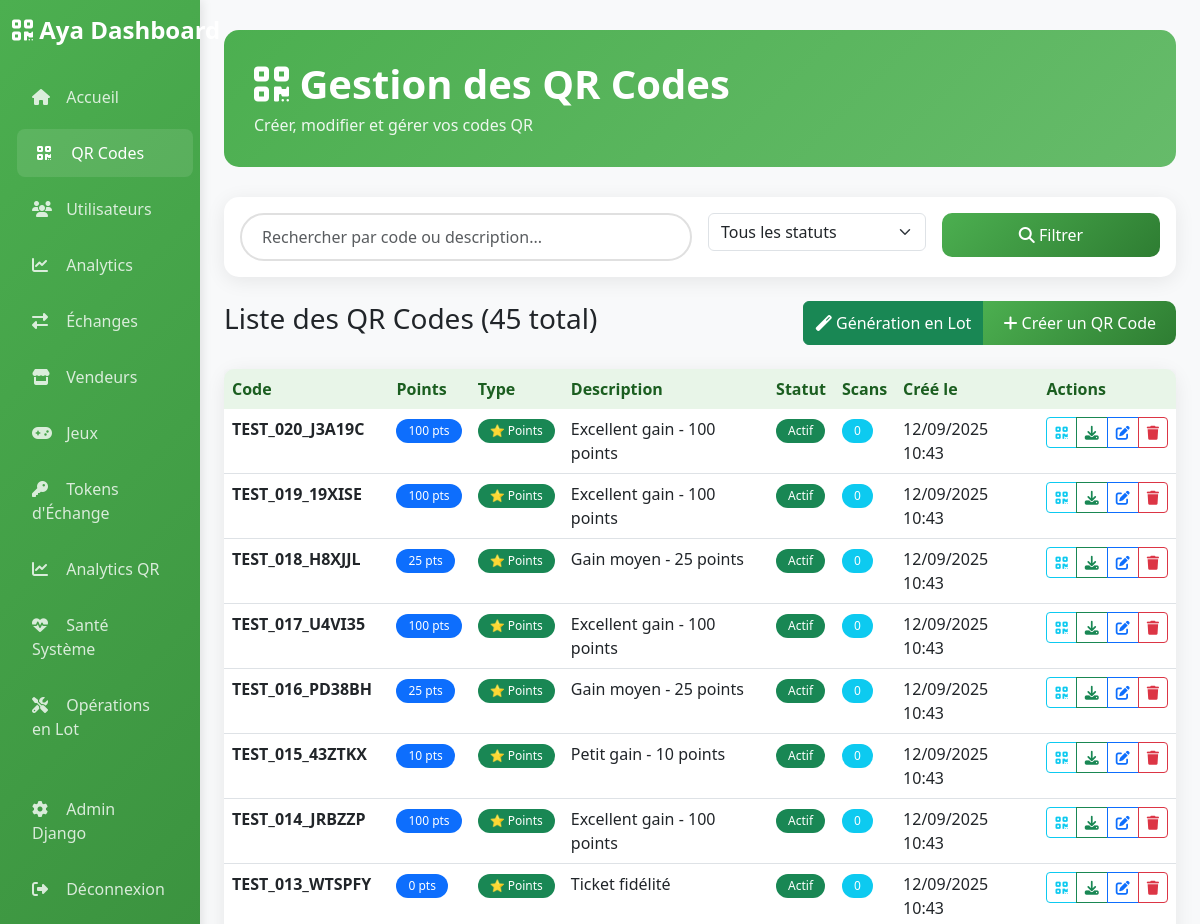
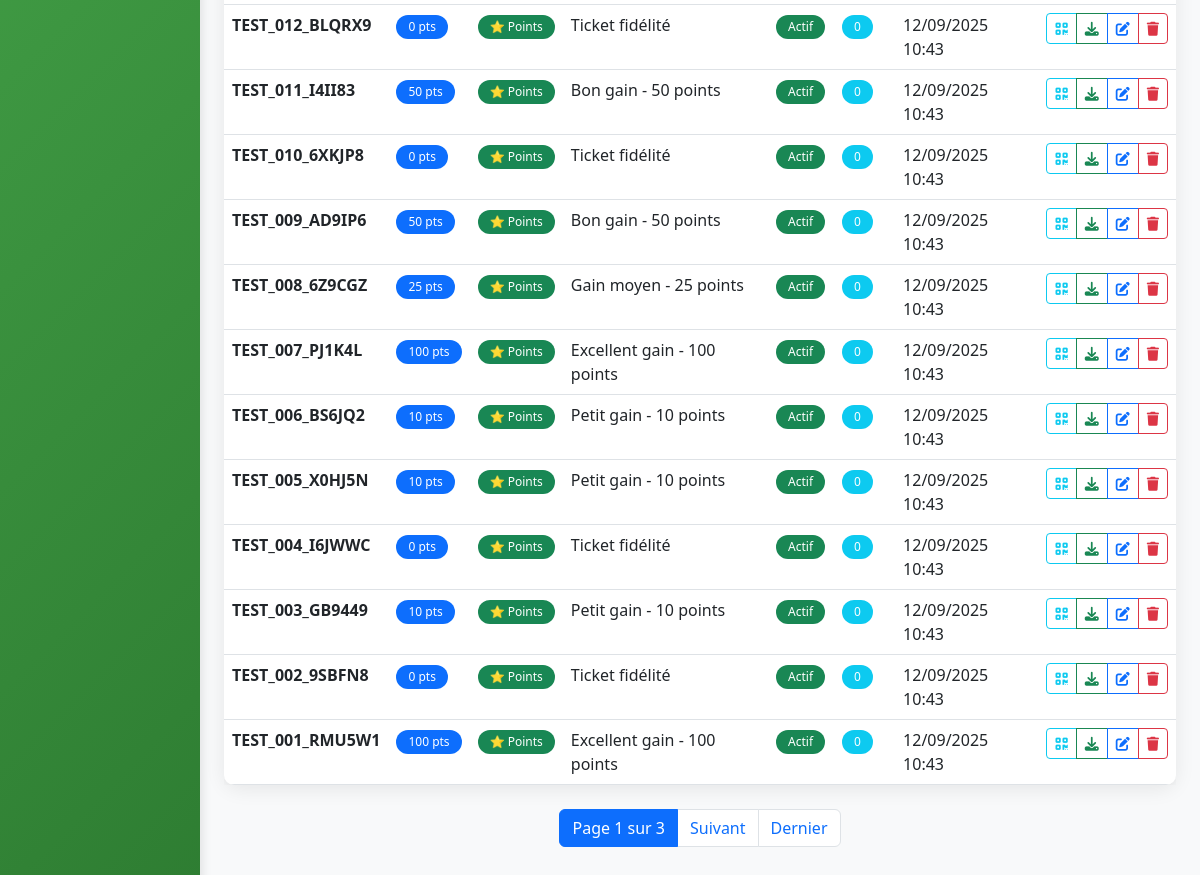
The page /dashboard/qr-codes/ (signed in) on the database as committed earlier (2 pictures, top to bottom).
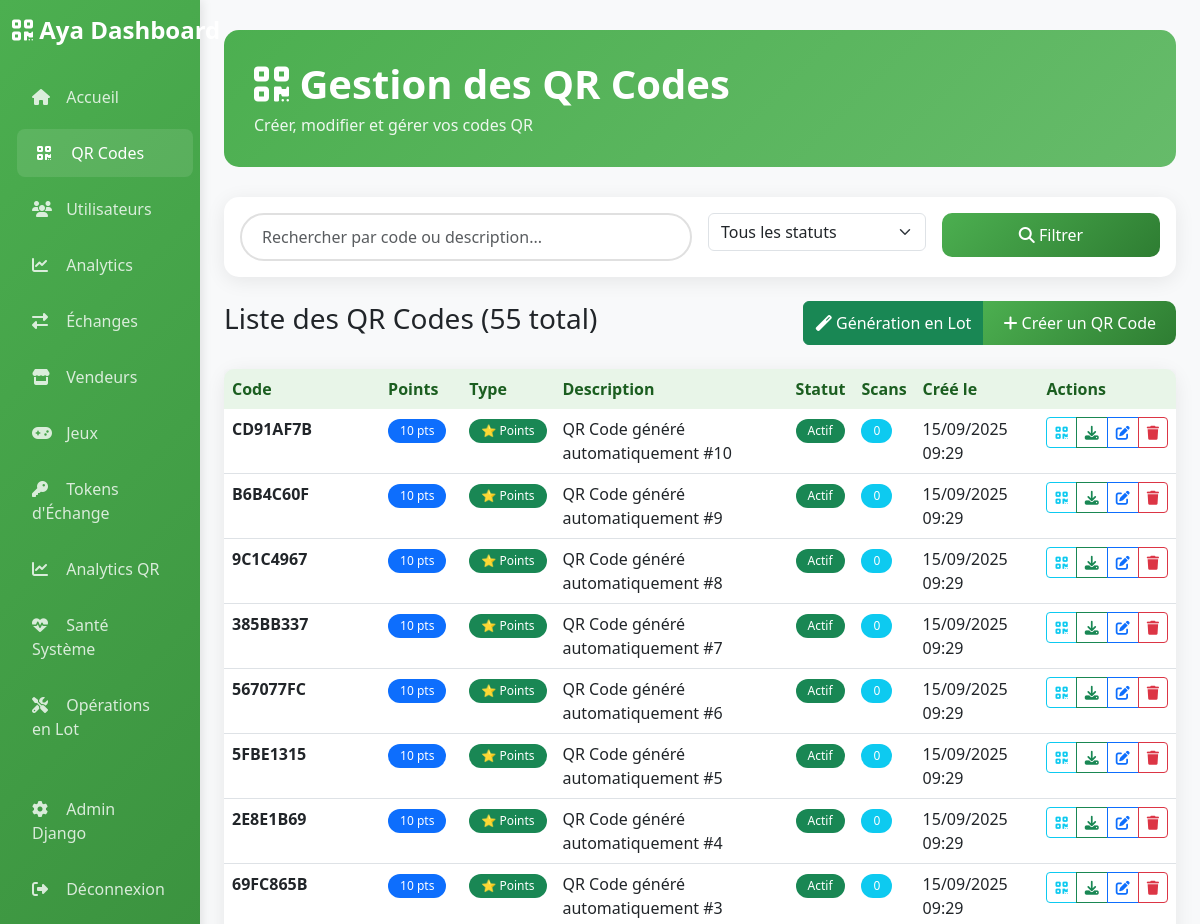
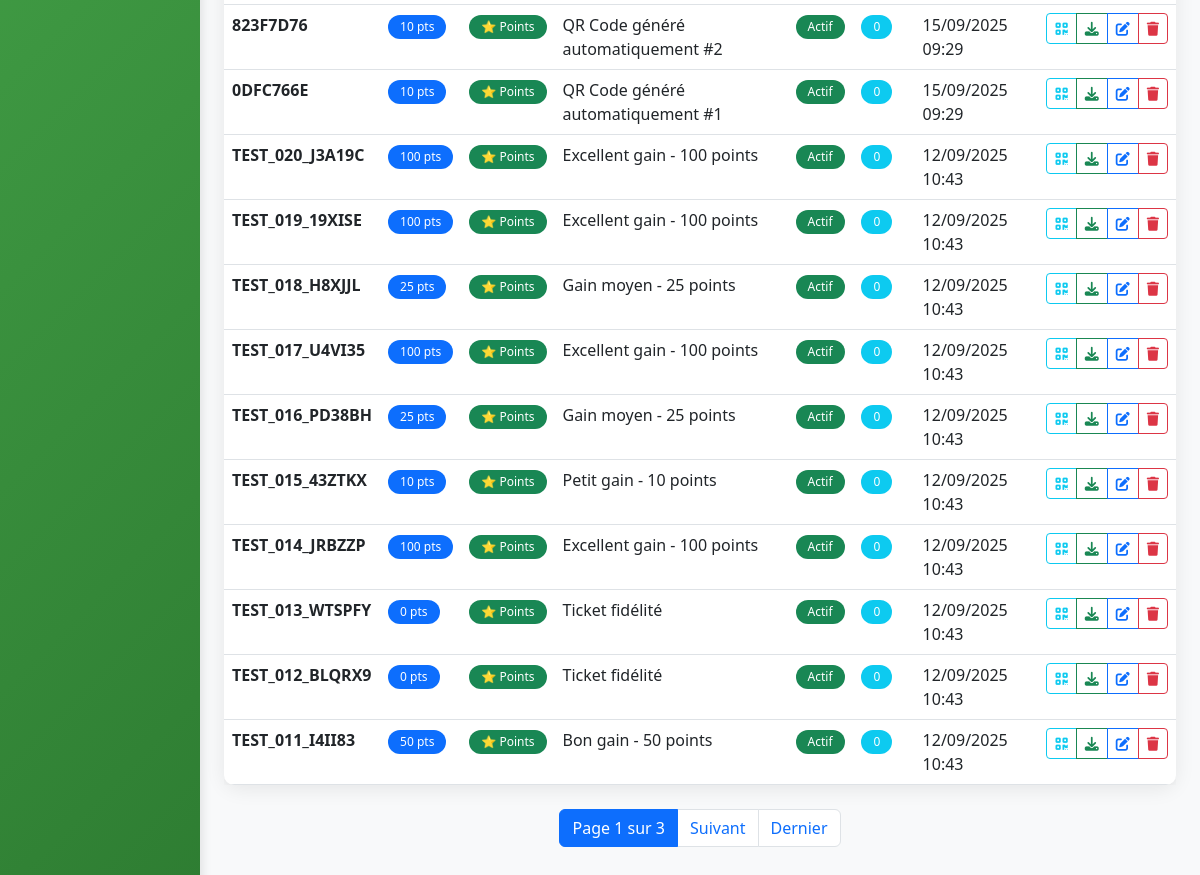
The same page on the database as committed later (2 pictures, top to bottom).
### qr_codes/models.py (models this page shows, shortened)
class QRCode(models.Model):
    PRIZE_TYPES = [
        ('points', 'Points'),
        ('try_again', 'Réessayer'),
        ('loyalty_bonus', 'Bonus Fidélité'),
        ('mystery_box', 'Boîte Mystère'),
    ]
    id = models.UUIDField(primary_key=True, default=uuid.uuid4, editable=False)
    code = models.CharField(max_length=100, unique=True)
    points = models.IntegerField()
    description = models.TextField(max_length=500)
    prize_type = models.CharField(max_length=20, choices=PRIZE_TYPES, default='points')
    is_active = models.BooleanField(default=True)
    expires_at = models.DateTimeField(null=True, blank=True)
    created_at = models.DateTimeField(auto_now_add=True)
    created_by = models.ForeignKey(User, on_delete=models.SET_NULL, null=True, blank=True, related_name='created_qr_codes')
    batch_number = models.CharField(max_length=50, blank=True, help_text="Numéro de lot (ex: 4151000)")
    batch_sequence = models.IntegerField(null=True, blank=True, help_text="Numéro de séquence dans le lot")
    is_printed = models.BooleanField(default=False, help_text="QR code imprimé sur bouteille")
    class Meta:
        db_table = 'qr_codes'
        verbose_name = 'QR Code'
        verbose_name_plural = 'QR Codes'
        ordering = ['-created_at']

### dashboard/views.py (the view)
# urls.py: path('qr-codes/', views.qr_codes_management, name='qr_codes'),
@login_required
@user_passes_test(is_admin)
def qr_codes_management(request):
    search = request.GET.get('search', '')
    status_filter = request.GET.get('status', 'all')
    qr_codes = QRCode.objects.all()
    if search:
        qr_codes = qr_codes.filter(
            Q(code__icontains=search) |
            Q(description__icontains=search)
        )
    if status_filter == 'active':
        qr_codes = qr_codes.filter(is_active=True)
    elif status_filter == 'inactive':
        qr_codes = qr_codes.filter(is_active=False)
    paginator = Paginator(qr_codes, 20)
    page_number = request.GET.get('page')
    page_obj = paginator.get_page(page_number)
    context = {
        'page_obj': page_obj,
        'search': search,
        'status_filter': status_filter,
    }
    return render(request, 'dashboard/qr_codes.html', context)

### dashboard/views.py (called while the page is built)
def is_admin(user):
    return user.is_staff or user.is_superuser

### dashboard/templates/dashboard/qr_codes.html (shortened to what the changed rows need)
{% extends 'dashboard/base.html' %}
{% block content %}
<div class="page-header">
    <h1><i class="fas fa-qrcode"></i> Gestion des QR Codes</h1>
</div>
<div class="d-flex justify-content-between align-items-center mb-4">
    <h3>Liste des QR Codes ({{ page_obj.paginator.count }} total)</h3>
    <div class="btn-group" role="group">
        <button type="button" class="btn btn-success" data-bs-toggle="modal" data-bs-target="#bulkGenerateModal">
        </button>
        <button type="button" class="btn btn-primary" data-bs-toggle="modal" data-bs-target="#createQRModal">
        </button>
    </div>
</div>
<div class="card">
    <div class="card-body p-0">
        <div class="table-responsive">
            <table class="table table-hover mb-0">
                <thead>
                    <tr>
                        <th>Code</th>
                        <th>Points</th>
                        <th>Type</th>
                        <th>Description</th>
                        <th>Statut</th>
                        <th>Scans</th>
                        <th>Créé le</th>
                        <th>Actions</th>
                    </tr>
                </thead>
                <tbody>
                    {% for qr_code in page_obj %}
                    <tr>
                        <td>
                            <strong>{{ qr_code.code }}</strong>
                        </td>
                        <td>
                            <span class="badge bg-primary">{{ qr_code.points }} pts</span>
                        </td>
                        <td>
                            {% if qr_code.prize_type == 'loyalty_ticket' %}
                                <span class="badge bg-warning">🎫 Ticket Fidélité</span>
                            {% elif qr_code.prize_type == 'special_prize' %}
                                <span class="badge bg-info">🎁 Prix Spécial</span>
                            {% else %}
                                <span class="badge bg-success">⭐ Points</span>
                            {% endif %}
                        </td>
                        <td>{{ qr_code.description|truncatechars:50 }}</td>
                        <td>
                            {% if qr_code.is_active %}
                                <span class="badge bg-success">Actif</span>
                            {% else %}
                                <span class="badge bg-danger">Inactif</span>
                            {% endif %}
                        </td>
                        <td>
                            <span class="badge bg-info">{{ qr_code.scanned_by_users.count }}</span>
                        </td>
                        <td>{{ qr_code.created_at|date:"d/m/Y H:i" }}</td>
                        <td>
                            <div class="btn-group" role="group">
                                <button type="button" class="btn btn-sm btn-outline-info"
                                        onclick="showQRCode('{{ qr_code.id }}')" title="Voir le QR Code">
                                    <i class="fas fa-qrcode"></i>
                                </button>
                                <button type="button" class="btn btn-sm btn-outline-success"
                                        onclick="downloadQRCode('{{ qr_code.id }}')" title="Télécharger">
                                    <i class="fas fa-download"></i>
                                </button>
                                <button type="button" class="btn btn-sm btn-outline-primary"
                                        onclick="editQRCode('{{ qr_code.id }}')" title="Modifier">
                                    <i class="fas fa-edit"></i>
                                </button>
                                <button type="button" class="btn btn-sm btn-outline-danger"
                                        onclick="deleteQRCode('{{ qr_code.id }}', '{{ qr_code.code }}')" title="Supprimer">
                                    <i class="fas fa-trash"></i>
                                </button>
                            </div>
                        </td>
                    </tr>
                    {% endfor %}
                </tbody>
            </table>
        </div>
    </div>
</div>
{% endblock %}

Rows that differ between the two databases and show on the page:
no longer on this page (row unchanged): QRCode: code "TEST_010_6XKJP8", points "0", prize_type "⭐ Points", description "Ticket fidélité", is_active "Actif", scanned_by_users.count "0", created_at "12/09/2025 10:43"
no longer on this page (row unchanged): QRCode: code "TEST_009_AD9IP6", points "50", prize_type "⭐ Points", description "Bon gain - 50 points", is_active "Actif", scanned_by_users.count "0", created_at "12/09/2025 10:43"
no longer on this page (row unchanged): QRCode: code "TEST_008_6Z9CGZ", points "25", prize_type "⭐ Points", description "Gain moyen - 25 points", is_active "Actif", scanned_by_users.count "0", created_at "12/09/2025 10:43"
no longer on this page (row unchanged): QRCode: code "TEST_007_PJ1K4L", points "100", prize_type "⭐ Points", description "Excellent gain - 100 points", is_active "Actif", scanned_by_users.count "0", created_at "12/09/2025 10:43"
no longer on this page (row unchanged): QRCode: code "TEST_006_BS6JQ2", points "10", prize_type "⭐ Points", description "Petit gain - 10 points", is_active "Actif", scanned_by_users.count "0", created_at "12/09/2025 10:43"
no longer on this page (row unchanged): QRCode: code "TEST_005_X0HJ5N", points "10", prize_type "⭐ Points", description "Petit gain - 10 points", is_active "Actif", scanned_by_users.count "0", created_at "12/09/2025 10:43"
no longer on this page (row unchanged): QRCode: code "TEST_004_I6JWWC", points "0", prize_type "⭐ Points", description "Ticket fidélité", is_active "Actif", scanned_by_users.count "0", created_at "12/09/2025 10:43"
no longer on this page (row unchanged): QRCode: code "TEST_003_GB9449", points "10", prize_type "⭐ Points", description "Petit gain - 10 points", is_active "Actif", scanned_by_users.count "0", created_at "12/09/2025 10:43"
no longer on this page (row unchanged): QRCode: code "TEST_002_9SBFN8", points "0", prize_type "⭐ Points", description "Ticket fidélité", is_active "Actif", scanned_by_users.count "0", created_at "12/09/2025 10:43"
no longer on this page (row unchanged): QRCode: code "TEST_001_RMU5W1", points "100", prize_type "⭐ Points", description "Excellent gain - 100 points", is_active "Actif", scanned_by_users.count "0", created_at "12/09/2025 10:43"
added QRCode: code "CD91AF7B", points "10", prize_type "⭐ Points", description "QR Code généré automatiquement #10", is_active "Actif", scanned_by_users.count "0", created_at "15/09/2025 09:29"
added QRCode: code "B6B4C60F", points "10", prize_type "⭐ Points", description "QR Code généré automatiquement #9", is_active "Actif", scanned_by_users.count "0", created_at "15/09/2025 09:29"
added QRCode: code "9C1C4967", points "10", prize_type "⭐ Points", description "QR Code généré automatiquement #8", is_active "Actif", scanned_by_users.count "0", created_at "15/09/2025 09:29"
added QRCode: code "385BB337", points "10", prize_type "⭐ Points", description "QR Code généré automatiquement #7", is_active "Actif", scanned_by_users.count "0", created_at "15/09/2025 09:29"
added QRCode: code "567077FC", points "10", prize_type "⭐ Points", description "QR Code généré automatiquement #6", is_active "Actif", scanned_by_users.count "0", created_at "15/09/2025 09:29"
added QRCode: code "5FBE1315", points "10", prize_type "⭐ Points", description "QR Code généré automatiquement #5", is_active "Actif", scanned_by_users.count "0", created_at "15/09/2025 09:29"
added QRCode: code "2E8E1B69", points "10", prize_type "⭐ Points", description "QR Code généré automatiquement #4", is_active "Actif", scanned_by_users.count "0", created_at "15/09/2025 09:29"
added QRCode: code "69FC865B", points "10", prize_type "⭐ Points", description "QR Code généré automatiquement #3", is_active "Actif", scanned_by_users.count "0", created_at "15/09/2025 09:29"
added QRCode: code "823F7D76", points "10", prize_type "⭐ Points", description "QR Code généré automatiquement #2", is_active "Actif", scanned_by_users.count "0", created_at "15/09/2025 09:29"
added QRCode: code "0DFC766E", points "10", prize_type "⭐ Points", description "QR Code généré automatiquement #1", is_active "Actif", scanned_by_users.count "0", created_at "15/09/2025 09:29"
Other text that changed with them:
{{ page_obj.paginator.count }}: "45" → "55"
